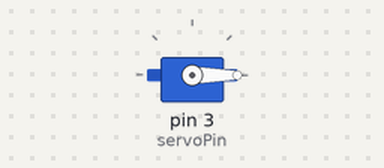
A sketch run on a simulated Arduino Uno, built with avr-gcc and run on an emulated ATmega328P. On the bench: servo.

Above: at 0.05 s.
At 3.0 s:
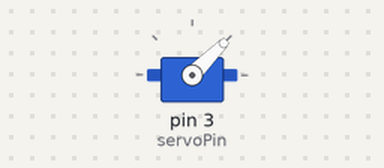
Timing chart, 0 to 6.9 s (numbered marks = the images above):
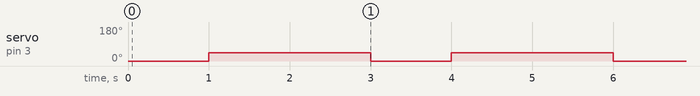

Measured:
- by itself, servo on pin 3 (servoPin): alternates 45° for 2.0 s and 0° for 1.0 s

The sketch:

micro_servo_fat.ino
```cpp
// Include the Servo library
#include <Servo.h>
// Declare the Servo pin
int servoPin = 3;
// Create a servo object
Servo Servo1;
void setup() {
   // We need to attach the servo to the used pin number
   Servo1.attach(servoPin);
}
void loop(){
   // Make servo go to 0 degrees
   Servo1.write(0);
   delay(1000);
   // Make servo go to 90 degrees
   Servo1.write(45);
   delay(2000);
   //Servo1.write(45);
   //delay(1000);
   // Make servo go to 90 degrees
   //Servo1.write(90);
   //delay(1000);
   // Make servo go to 180 degrees
   //Servo1.write(180);
   //delay(1000);
}
```
